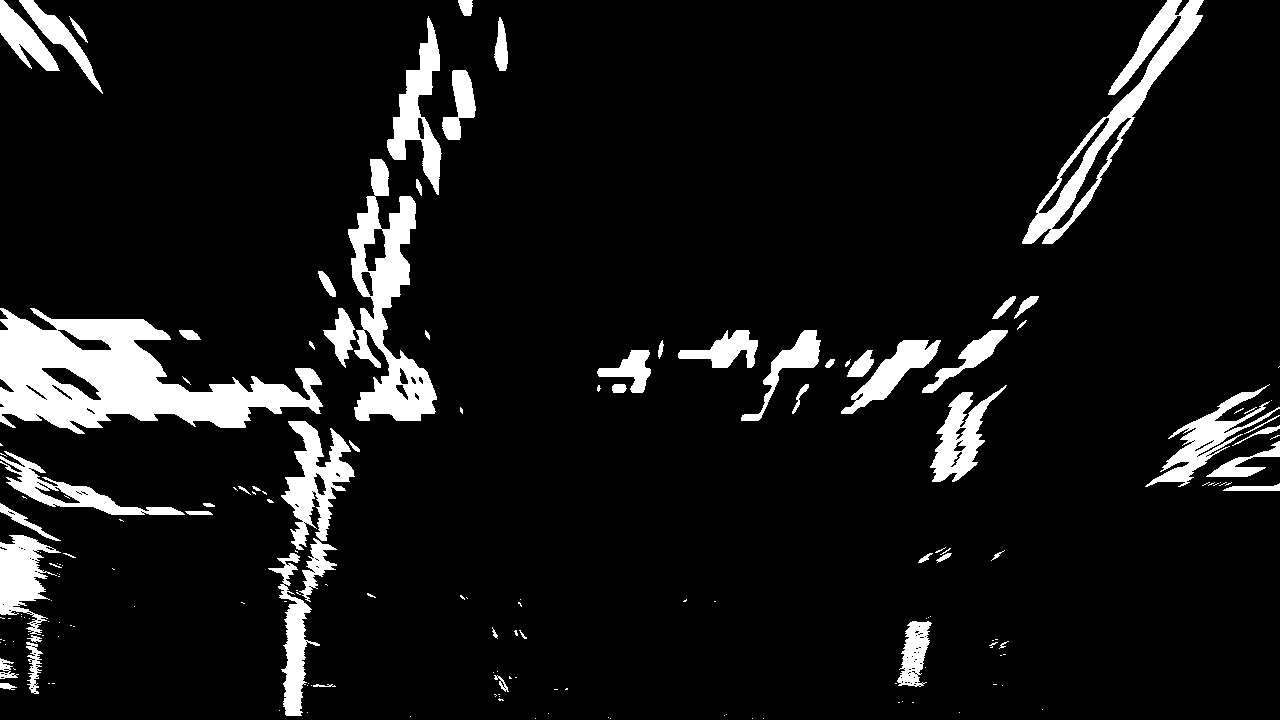
#> input picture projects/proj02/CarND-Advanced-Lane-Lines/binary_warp2.jpg, 1280 x 720 px
$ python test_fillPoly.py
#> lines starting #> are read from the running program, lines starting #| are printed output that depends on the picture
#!/usr/bin/env python3
# -*- coding: utf-8 -*-
"""
Created on Mon Aug 27 12:30:35 2018

@author: raffa
"""

import numpy as np
import matplotlib.pyplot as plt
import cv2


def generate_data():

    # Generate some fake data to represent lane-line pixels
    ploty = np.linspace(0, 719, num=720) # to cover same y-range as image
    quadratic_coeff = 3e-4 # arbitrary quadratic coefficient

    # Viene utilizzato un polinomio del secondo ordine per generare i punti 'fake'
    # appartenenti alle lane lines, inoltre
    # For each y position generate random x position within +/-50 pix
    # of the line base position in each case (x=200 for left, and x=900 for right)
    x_range = 50
    left_lane_base_x = 200
    leftx = np.array([left_lane_base_x + (y**2)*quadratic_coeff +
                      np.random.randint(-x_range, high=x_range+1) for y in ploty])

    right_lane_base_x = 900
    rightx = np.array([right_lane_base_x + (y**2)*quadratic_coeff +
                       np.random.randint(-x_range, high=x_range+1) for y in ploty])

    leftx = leftx[::-1]  # Reverse to match top-to-bottom in y
    rightx = rightx[::-1]  # Reverse to match top-to-bottom in y

    # Fit a second order polynomial to pixel positions in each fake lane line
    left_fit = np.polyfit(ploty, leftx, 2)
    right_fit = np.polyfit(ploty, rightx, 2)

    return ploty, left_fit, right_fit, leftx, rightx


# ------

def generate_lane():
     # Set random seed number so results are consistent for grader
    # Comment this out if you'd like to see results on different random data!
    np.random.seed(0)

    ''' Part 1: generating fake line lanes data '''

    ploty, left_fit, right_fit, leftx, rightx = generate_data()

    # Generate x values for the fitted second order polynomials
    left_fitx = left_fit[0]*ploty**2 + left_fit[1]*ploty + left_fit[2]
    right_fitx = right_fit[0]*ploty**2 + right_fit[1]*ploty + right_fit[2]
    # Plot up the fake data
    mark_size = 3
    plt.plot(leftx, ploty, 'o', color='red', markersize=mark_size)
    plt.plot(rightx, ploty, 'o', color='blue', markersize=mark_size)
    plt.xlim(0, 1280)
    plt.ylim(0, 720)
    plt.plot(left_fitx, ploty, color='green', linewidth=3)
    plt.plot(right_fitx, ploty, color='green', linewidth=3)
    plt.gca().invert_yaxis() # to visualize as we do the images
    plt.figure(figsize=(1280, 720))
    #plt.savefig('test_plot.jpg', dpi=10)
    return ploty, left_fitx, right_fitx


#-----

ploty, left_fitx, right_fitx = generate_lane()
plt.close()
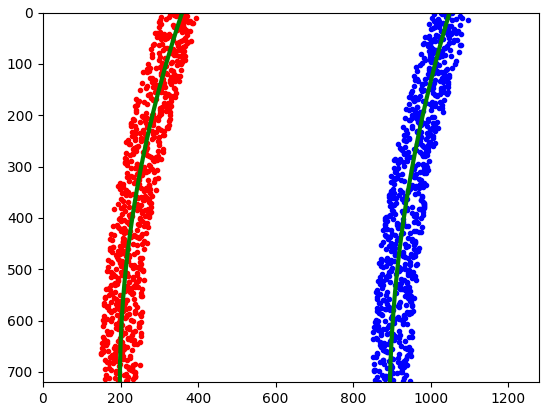
#> figure drawn by matplotlib, 1 panel

warped = cv2.imread('binary_warp2.jpg')[:,:,0]
#> warped: shape (720, 1280); min 0, max 255, mean 22.2
warp_zero = np.zeros_like(warped).astype(np.uint8)
color_warp = np.dstack((warp_zero, warp_zero, warp_zero))
print(color_warp.shape)
#| (720, 1280, 3)

#plt.imshow(color_warp)

#ploty = np.linspace(0, warped.shape[0]-1, warped.shape[0])

lane_color = (0,255,0)

#px = [70,430,540,900]
#py = [700,330,330,700]

px = np.concatenate([left_fitx,np.flipud(right_fitx)])
py = np.concatenate([ploty,np.flipud(ploty)])

pts = np.array( [[x,y] for x,y in zip(px,py)], np.int32)
cv2.fillPoly(color_warp, [pts], lane_color)
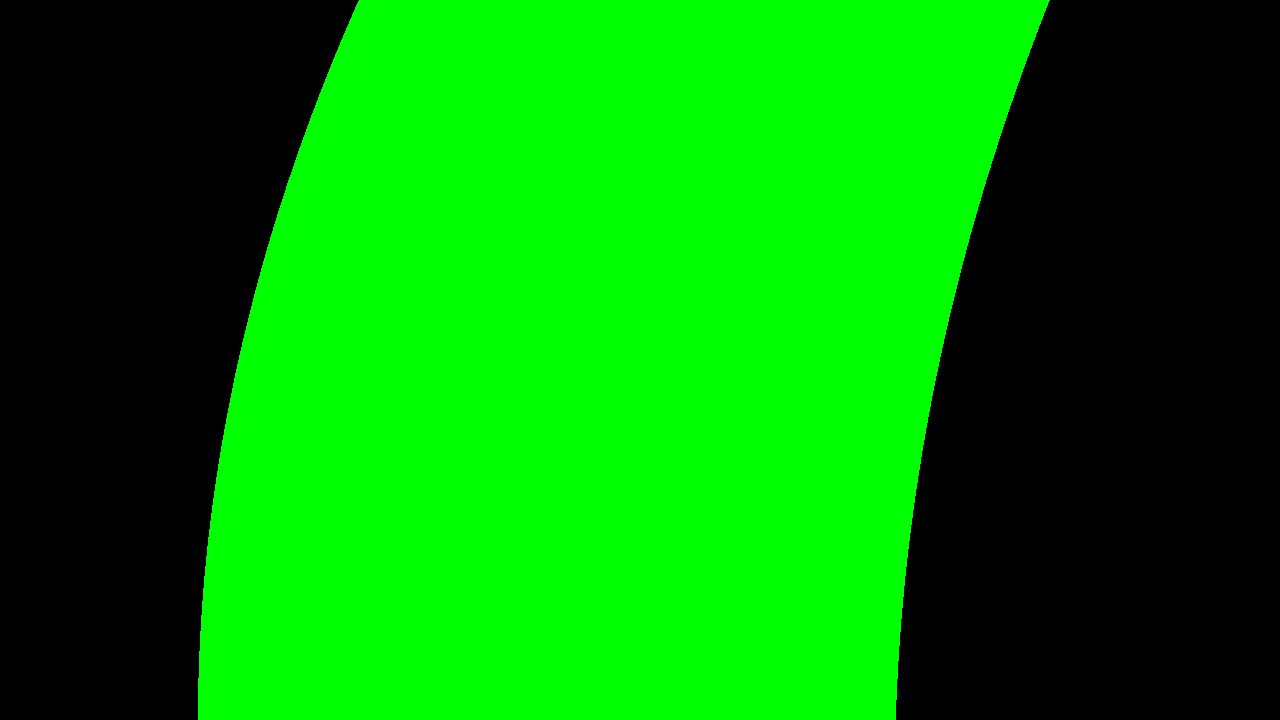
#> color_warp: shape (720, 1280, 3); mean of channels 0, 1, 2 0, 139.3, 0; drawn as B, G, R

plt.imshow(color_warp)

'''
cv2.fillPoly(mask, vertices, ignore_mask_color)

upper_limit_pixel = 330
    bottom_left_vert = [70,initial_img.shape[0]]
    upper_left_vert = [430,upper_limit_pixel]
    upper_right_vert = [540,upper_limit_pixel]
    bottom_right_vert = [900,initial_img.shape[0]]
    sens_poly_vertices = np.array([bottom_left_vert , upper_left_vert , upper_right_vert , bottom_right_vert ], np.int32)

    masked_image = region_of_interest(img_lines, [sens_poly_vertices])
'''
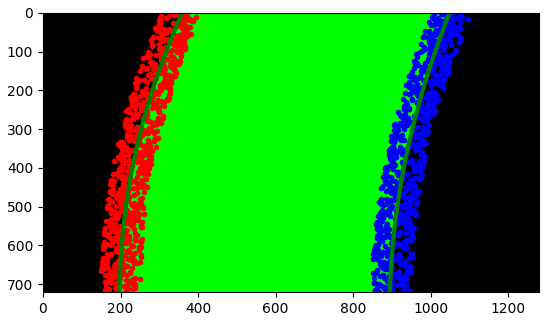
#> figure drawn by matplotlib, 1 panel
